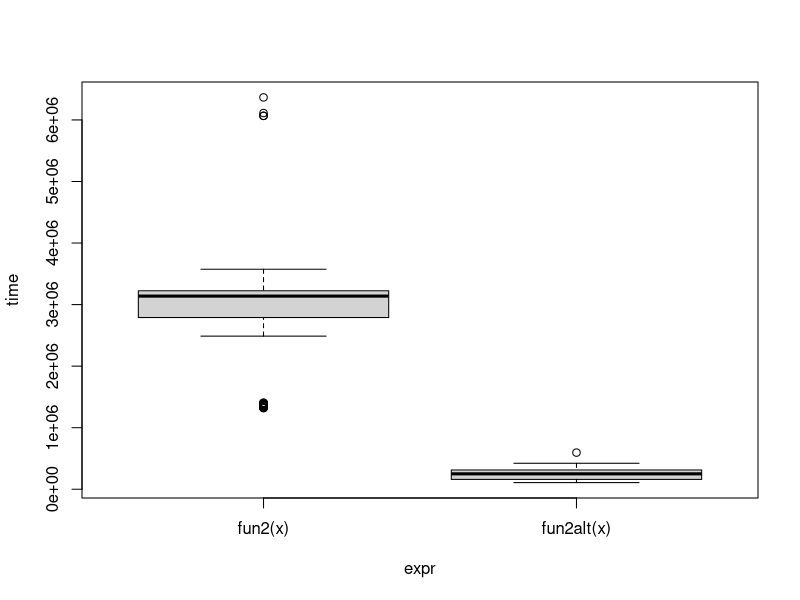

The R source for this figure: (Note: this script raises an error after producing the figure.)
## ---- chunk 1
library(microbenchmark)
fun1 <- function(n = 100, k = 4, lambda = 4) {
  x <- NULL
  for (i in 1:n)
    x <- rbind(x, rpois(k, lambda))
  x
}
fun1alt <- function(n = 100, k = 4, lambda = 4) {
 matrix(rpois(n*k,lambda=lambda),ncol = k)
  
}
# Benchmarking
microbenchmark::microbenchmark(
  fun1(),
  fun1alt(), unit= "relative"
)
## ---- chunk 2
# Data Generating Process (10 x 10,000 matrix)
set.seed(1234)
x <- matrix(rnorm(1e4), nrow=10)
# Find each column's max value
fun2 <- function(x) {
  apply(x, 2, max)
}
fun2alt <- function(x) {
  x[cbind(max.col(t(x)),1:ncol(x))]
}

# Benchmarking
ans_benchmark<- microbenchmark::microbenchmark(
  fun2(x),
  fun2alt(x)
)
plot(ans_benchmark)
## ---- chunk 3
library(parallel)

my_boot <- function(dat, stat, R, ncpus = 1L) {

  # Getting the random indices
  n <- nrow(dat)
  idx <- matrix(sample.int(n, n*R, TRUE), nrow=n, ncol=R)
 
  # Making the cluster using `ncpus`
  # STEP 1: GOES HERE
  cl=makePSOCKcluster(ncpus)
  
  # STEP 2: GOES HERE
  clusterExport(cl,varlist=c("idx","dat","stat"), envir = environment())
    # STEP 3: THIS FUNCTION NEEDS TO BE REPLACES WITH parLapply
  ans <- parLapply(cl,seq_len(R), function(i) {
    stat(dat[idx[,i], , drop=FALSE])
  })
  
  # Coercing the list into a matrix
  ans <- do.call(rbind, ans)
  
  # STEP 4: GOES HERE
  
  stopCluster(cl)
  ans
}
## ---- chunk 4
# Bootstrap of an OLS
my_stat <- function(d) coef(lm(y ~ x, data=d))
# DATA SIM
set.seed(1)
n <- 500; R <- 1e4
x <- cbind(rnorm(n)); y <- x*5 + rnorm(n)
# Checking if we get something similar as lm
ans0 <- confint(lm(y~x))
ans1 <- my_boot(dat = data.frame(x, y), my_stat, R = R, ncpus = 2L)
# You should get something like this
t(apply(ans1, 2, quantile, c(.025,.975)))
##                   2.5%      97.5%
## (Intercept) -0.1372435 0.05074397
## x            4.8680977 5.04539763
head(ans1)
##                  2.5 %     97.5 %
## (Intercept) -0.1379033 0.04797344
## x            4.8650100 5.04883353
## ---- chunk 5
system.time(my_boot(dat = data.frame(x, y), my_stat, R = 4000, ncpus = 1L))
system.time(my_boot(dat = data.frame(x, y), my_stat, R = 4000, ncpus = 2L))
